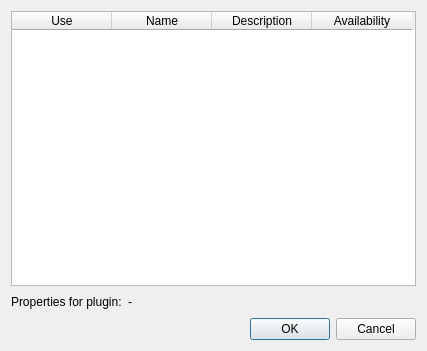
<?xml version="1.0" encoding="UTF-8"?>
<ui version="4.0">
 <class>PluginsChooserDialog</class>
 <widget class="QDialog" name="PluginsChooserDialog">
  <property name="geometry">
   <rect>
    <x>0</x>
    <y>0</y>
    <width>427</width>
    <height>351</height>
   </rect>
  </property>
  <property name="windowTitle">
   <string>Plugins selection</string>
  </property>
  <layout class="QVBoxLayout" name="verticalLayout">
   <item>
    <widget class="QTableWidget" name="plugins">
     <property name="alternatingRowColors">
      <bool>true</bool>
     </property>
     <column>
      <property name="text">
       <string>Use</string>
      </property>
     </column>
     <column>
      <property name="text">
       <string>Name</string>
      </property>
     </column>
     <column>
      <property name="text">
       <string>Description</string>
      </property>
     </column>
     <column>
      <property name="text">
       <string>Availability</string>
      </property>
     </column>
    </widget>
   </item>
   <item>
    <layout class="QHBoxLayout" name="horizontalLayout">
     <item>
      <widget class="QLabel" name="label_2">
       <property name="text">
        <string>Properties for plugin:</string>
       </property>
      </widget>
     </item>
     <item>
      <widget class="QLabel" name="pluginName">
       <property name="text">
        <string>-</string>
       </property>
      </widget>
     </item>
     <item>
      <spacer name="horizontalSpacer_2">
       <property name="orientation">
        <enum>Qt::Horizontal</enum>
       </property>
       <property name="sizeHint" stdset="0">
        <size>
         <width>40</width>
         <height>20</height>
        </size>
       </property>
      </spacer>
     </item>
    </layout>
   </item>
   <item>
    <layout class="QHBoxLayout" name="propTable"/>
   </item>
   <item>
    <layout class="QHBoxLayout" name="horizontalLayout_2">
     <item>
      <spacer name="horizontalSpacer">
       <property name="orientation">
        <enum>Qt::Horizontal</enum>
       </property>
       <property name="sizeHint" stdset="0">
        <size>
         <width>40</width>
         <height>20</height>
        </size>
       </property>
      </spacer>
     </item>
     <item>
      <widget class="QDialogButtonBox" name="buttonBox">
       <property name="orientation">
        <enum>Qt::Horizontal</enum>
       </property>
       <property name="standardButtons">
        <set>QDialogButtonBox::Cancel|QDialogButtonBox::Ok</set>
       </property>
      </widget>
     </item>
    </layout>
   </item>
  </layout>
 </widget>
 <resources/>
 <connections>
  <connection>
   <sender>buttonBox</sender>
   <signal>accepted()</signal>
   <receiver>PluginsChooserDialog</receiver>
   <slot>accept()</slot>
   <hints>
    <hint type="sourcelabel">
     <x>248</x>
     <y>254</y>
    </hint>
    <hint type="destinationlabel">
     <x>157</x>
     <y>274</y>
    </hint>
   </hints>
  </connection>
  <connection>
   <sender>buttonBox</sender>
   <signal>rejected()</signal>
   <receiver>PluginsChooserDialog</receiver>
   <slot>reject()</slot>
   <hints>
    <hint type="sourcelabel">
     <x>316</x>
     <y>260</y>
    </hint>
    <hint type="destinationlabel">
     <x>286</x>
     <y>274</y>
    </hint>
   </hints>
  </connection>
 </connections>
</ui>
